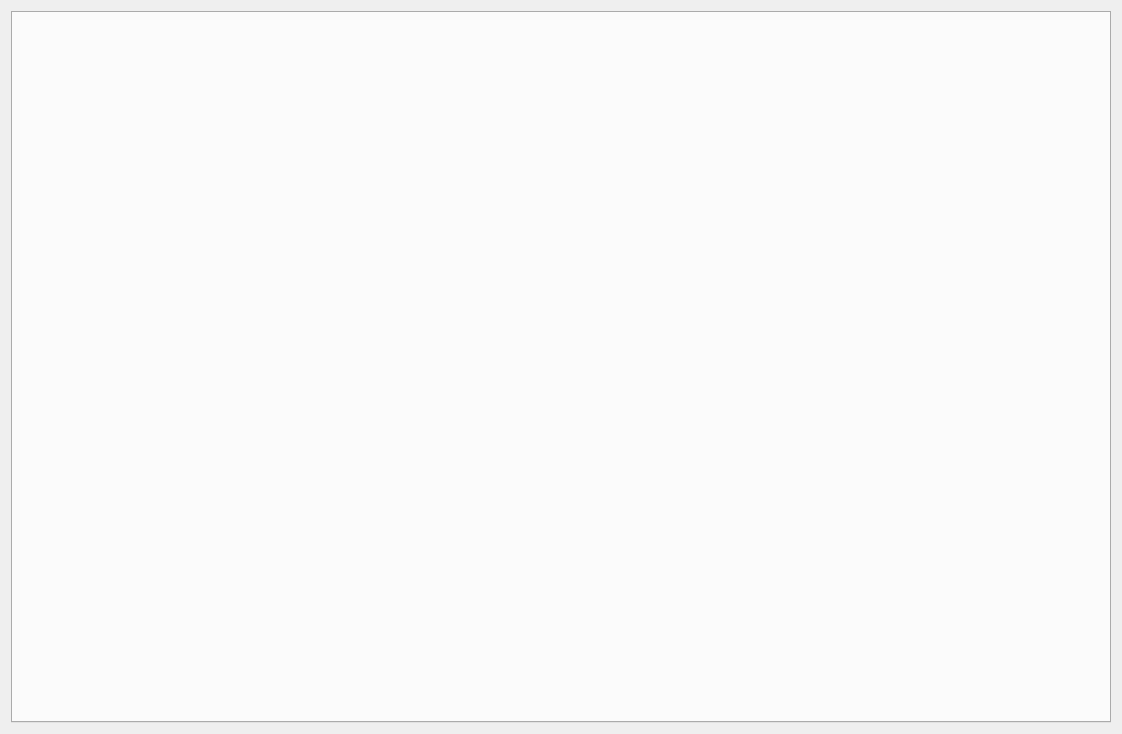
<?xml version="1.0" encoding="UTF-8"?>
<ui version="4.0">
 <class>MainProfile</class>
 <widget class="QWidget" name="MainProfile">
  <property name="geometry">
   <rect>
    <x>0</x>
    <y>0</y>
    <width>1122</width>
    <height>734</height>
   </rect>
  </property>
  <property name="windowTitle">
   <string>Form</string>
  </property>
  <layout class="QGridLayout" name="gridLayout">
   <item row="0" column="0">
    <widget class="QTabWidget" name="tabWidget">
     <property name="layoutDirection">
      <enum>Qt::LeftToRight</enum>
     </property>
     <property name="styleSheet">
      <string notr="true">QTabBar::tab{width:30ex;height:15ex}qlineargradient(spread:pad, x1:0, y1:0, x2:1, y2:0, stop:0 rgba(0, 0, 0, 255), stop:1 rgba(255, 255, 255, 255))</string>
     </property>
     <property name="currentIndex">
      <number>-1</number>
     </property>
    </widget>
   </item>
  </layout>
 </widget>
 <resources/>
 <connections/>
</ui>
